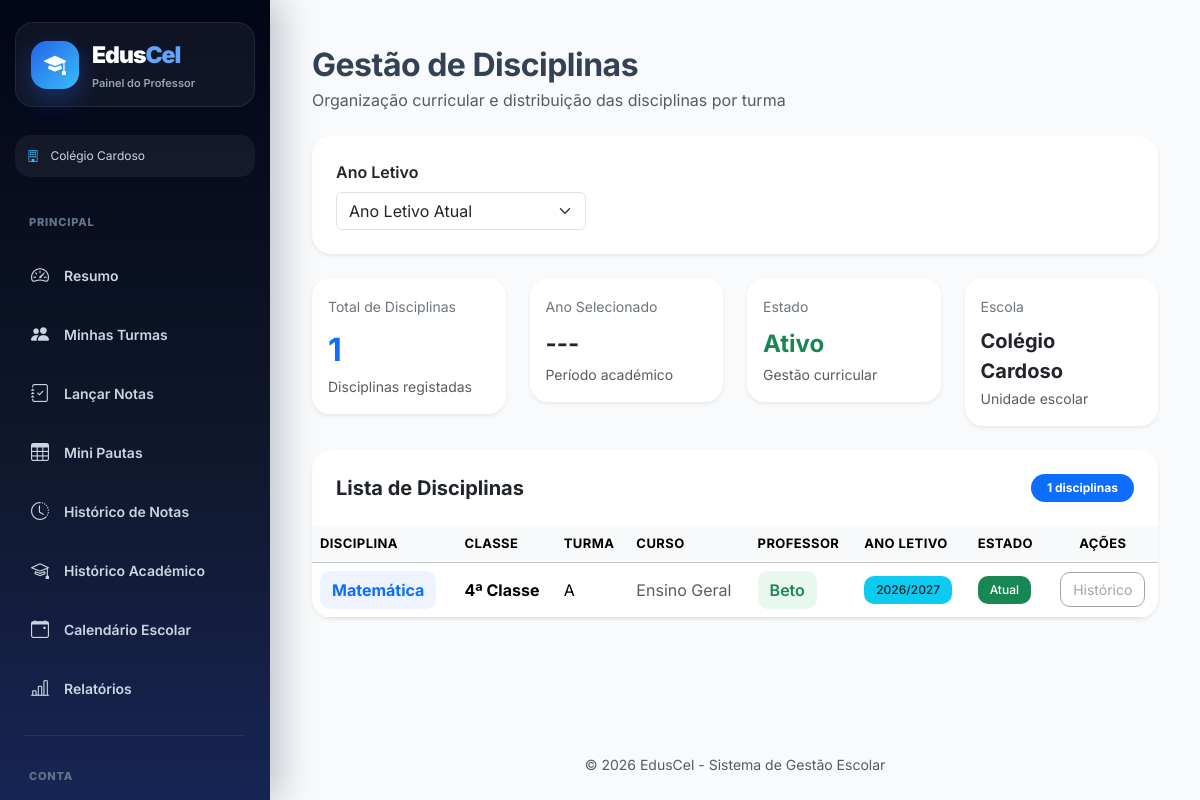
Page /disciplinas/ (signed in) on the committed database.
### users/models.py (models this page shows, shortened)
class User(AbstractUser):
    ROLE_CHOICES = (
        ("SUPERADMIN", "Super Admin"),
        ("DIRETOR", "Diretor"),
        ("DIRETOR_PEDAGOGICO", "Diretor Pedagógico"),
        ("PROFESSOR", "Professor"),
        ("ALUNO", "Aluno"),
        ("FINANCEIRO", "Financeiro"),
        ("SECRETARIA", "Secretaria"),
    )
    role = models.CharField(
        max_length=25,
        choices=ROLE_CHOICES,
        default="ALUNO",
        verbose_name="Perfil"
    )
    ativo = models.BooleanField(
        default=True,
        verbose_name="Ativo"
    )
    escola = models.ForeignKey(
        "academic.Escola",
        on_delete=models.CASCADE,
        null=True,
        blank=True,
        related_name="usuarios",
        verbose_name="Escola"
    )
    telefone = models.CharField(
        max_length=20,
        unique=True,
        null=True,
        blank=True,
        verbose_name="Telefone"
    )
    telefone_verificado = models.BooleanField(
        default=False,
        verbose_name="Telefone Verificado"
    )
    email_verificado = models.BooleanField(
        default=False,
        verbose_name="Email Verificado"
    )
    criado_em = models.DateTimeField(
        auto_now_add=True,
        verbose_name="Criado em"
    )
    tentativas_login = models.PositiveIntegerField(
        default=0
    )
    bloqueado_ate = models.DateTimeField(
        null=True,
        blank=True
    )
    otp_codigo = models.CharField(
        max_length=128,
        null=True,
        blank=True,
        verbose_name="OTP"
    )
    otp_expira_em = models.DateTimeField(
        null=True,
        blank=True,
        verbose_name="Expira em"
    )
    otp_tentativas = models.PositiveIntegerField(
        default=0,
        verbose_name="Tentativas OTP"
    )
    ultimo_envio_otp = models.DateTimeField(
        null=True,
        blank=True,
        verbose_name="Último envio OTP"
    )
    objects = UserManager()

### academic/models.py (models this page shows, shortened)
class Escola(models.Model):
    nome = models.CharField(
        "Nome da Escola",
        max_length=255
    )
    codigo = models.CharField(
        "Código da Escola",
        max_length=10,
        unique=True,
        blank=True,
        help_text="Código usado no login da escola"
    )
    logo = models.ImageField(
        upload_to='logos_escolas/',
        blank=True,
        null=True
    )
    endereco = models.CharField(
        "Endereço",
        max_length=255
    )
    provincia = models.CharField(
        "Província",
        max_length=100,
        blank=True,
        null=True
    )
    municipio = models.CharField(
        "Município",
        max_length=100,
        blank=True,
        null=True
    )
    telefone = models.CharField(
        "Telefone",
        max_length=20
    )
    nif = models.CharField(
        "NIF",
        max_length=14,
        blank=True,
        null=True,
        help_text="Número de Identificação Fiscal da escola"
    )
    email = models.EmailField(
        "Email da Escola",
        max_length=254,
        blank=True,
        null=True,
        help_text="Email oficial da escola"
    )
    plano = models.ForeignKey(
        "Plano",
        on_delete=models.SET_NULL,
        null=True,
        blank=True,
        related_name="escolas",
        verbose_name="Plano"
    )
    data_expiracao = models.DateField(
        "Data de Expiração do Plano",
        null=True,
        blank=True
    )
    ativo = models.BooleanField(
        "Ativo",
        default=True
    )
    criada_em = models.DateTimeField(
        "Criada em",
        auto_now_add=True
    )
    class Meta:
        verbose_name = "Escola"
        verbose_name_plural = "Escolas"
        ordering = ["nome"]

class Disciplina(models.Model):
    nome = models.CharField(max_length=90)
    turma = models.ForeignKey(
        Turma,
        on_delete=models.CASCADE,
        related_name="disciplinas"
    )
    professor = models.ForeignKey(
        settings.AUTH_USER_MODEL,
        on_delete=models.CASCADE,
        limit_choices_to={'role': 'PROFESSOR'},
        related_name="disciplinas",
        null=True,
        blank=True
    )
    escola = models.ForeignKey(
        Escola,
        on_delete=models.CASCADE,
        related_name="disciplinas"
    )
    criada_em = models.DateTimeField(auto_now_add=True)
    class Meta:
        unique_together = ('nome', 'turma', 'escola')
        ordering = ["nome"]

class Turma(models.Model):
    CLASSE_CHOICES = [
        ('0', 'Iniciação'),
        ('1', '1ª Classe'),
        ('2', '2ª Classe'),
        ('3', '3ª Classe'),
        ('4', '4ª Classe'),
        ('5', '5ª Classe'),
        ('6', '6ª Classe'),
        ('7', '7ª Classe'),
        ('8', '8ª Classe'),
        ('9', '9ª Classe'),
        ('10', '10ª Classe'),
        ('11', '11ª Classe'),
        ('12', '12ª Classe'),
        ('13', '13ª Classe'),
    ]
    TURNOS = [
        ('MANHA', 'Manhã'),
        ('TARDE', 'Tarde'),
        ('NOITE', 'Noite'),
    ]
    classe = models.CharField(
        max_length=10,
        choices=CLASSE_CHOICES,
        verbose_name="Classe"
    )
    curso = models.ForeignKey(
        'Curso',
        on_delete=models.SET_NULL,
        null=True,
        blank=True,
        related_name="turmas",
        verbose_name="Curso"
    )
    identificador = models.CharField(
        max_length=5,
        verbose_name="Identificador da Turma"
    )
    sala = models.CharField(
        max_length=20,
        null=True,
        blank=True,
        verbose_name="Sala"
    )
    turno = models.CharField(
        max_length=10,
        choices=TURNOS,
        default='MANHA',
        verbose_name='Turno'
    )
    ano_letivo = models.ForeignKey(
        'AnoLetivo',
        on_delete=models.CASCADE,
        related_name="turmas",
        verbose_name="Ano Letivo"
    )
    escola = models.ForeignKey(
        'Escola',
        on_delete=models.CASCADE,
        related_name="turmas",
        verbose_name="Escola"
    )
    professor = models.ForeignKey(
        settings.AUTH_USER_MODEL,
        on_delete=models.SET_NULL,
        related_name="turmas",
        limit_choices_to={"role": "PROFESSOR"},
        null=True,
        blank=True,
        verbose_name="Professor Responsável"
    )
    diretor_turma = models.ForeignKey(
        settings.AUTH_USER_MODEL,
        on_delete=models.SET_NULL,
        null=True,
        blank=True,
        limit_choices_to={
            "role": "PROFESSOR"
        },
        related_name="turmas_como_diretor",
        verbose_name="Diretor de Turma"
    )
    criada_em = models.DateTimeField(
        auto_now_add=True,
        verbose_name="Data de Criação"
    )
    class Meta:
        constraints = [
            models.UniqueConstraint(
                fields=[
                    'classe',
                    'identificador',
                    'turno',
                    'ano_letivo',
                    'escola',
                    'curso'
                ],
                name='unique_turma_por_curso'
            )
        ]
        verbose_name = "Turma"
        verbose_name_plural = "Turmas"

class AnoLetivo(models.Model):
    nome = models.CharField(max_length=20)  # Ex: 2025/2026
    ativo = models.BooleanField(default=True)
    escola = models.ForeignKey(
        "Escola",
        on_delete=models.CASCADE,
        related_name="anos_letivos"
    )
    def __str__(self):
        return self.nome

### core/views.py (the view)
# urls.py: path('disciplinas/', views.lista_disciplinas, name='disciplinas'),
@login_required
def lista_disciplinas(request):
    escola = get_escola(request)
    if not escola:
        return redirect('dashboard')
    user = request.user
    if user.role == "DIRETOR_PEDAGOGICO":
        base_template = "base_diretor_pedagogico.html"
    elif user.role == "DIRETOR":
        base_template = "base.html"
    elif user.role == "PROFESSOR":
        base_template = "base_professor.html"
    elif user.role == "SECRETARIA":
        base_template = "base_secretaria.html"
    else:
        base_template = "base.html"
    ano_ativo = AnoLetivo.objects.filter(
        escola=escola,
        ativo=True
    ).first()
    ano_id = request.GET.get("ano")
    if user.role in ["DIRETOR", "DIRETOR_PEDAGOGICO"]:
        disciplinas = Disciplina.objects.filter(
            escola=escola
        )
    elif user.role == "PROFESSOR":
        disciplinas = Disciplina.objects.filter(
            escola=escola,
            professor=user
        )
    else:
        return redirect("dashboard")
    if ano_id:
        disciplinas = disciplinas.filter(
            turma__ano_letivo_id=ano_id
        )
    else:
        disciplinas = disciplinas.filter(
            turma__ano_letivo=ano_ativo
        )
    anos = AnoLetivo.objects.filter(
        escola=escola
    ).order_by("-nome")
    return render(request, "disciplinas.html", {
        "disciplinas": disciplinas,
        "anos": anos,
        "ano_selecionado": ano_id,
        "ano_ativo": ano_ativo,
        "base_template": base_template,
    })

### core/templates/disciplinas.html (shortened to what this page needs)
{% extends base_template %}
{% block content %}
<div class="container-fluid py-3">
<div class="d-flex justify-content-between align-items-center mb-4">
<div class="page-header">
<h2 class="mb-1">
Gestão de Disciplinas
</h2>
<p class="text-muted mb-0">
Organização curricular e distribuição das disciplinas por turma
</p>
</div>
</div>
<div class="card card-premium shadow-sm mb-4">
<div class="card-body p-4">
<form method="GET">
<div class="row">
<div class="col-lg-4">
<label class="form-label fw-semibold">
Ano Letivo
</label>
<select
name="ano"
class="form-select"
onchange="this.form.submit()"
>
<option value="">
Ano Letivo Atual
</option>
</select>
</div>
</div>
</form>
</div>
</div>
<div class="row g-4 mb-4">
<div class="col-xl-3 col-md-6">
<div class="card stat-card shadow-sm">
<div class="card-body">
<span class="stat-label">
Total de Disciplinas
</span>
<div class="stat-number text-primary mt-2">
{{ disciplinas|length }}
</div>
<small class="text-muted">
Disciplinas registadas
</small>
</div>
</div>
</div>
<div class="col-xl-3 col-md-6">
<div class="card stat-card shadow-sm">
<div class="card-body">
<span class="stat-label">
Ano Selecionado
</span>
<div class="fw-bold fs-4 mt-2">
{% if ano_selecionado %}
{{ ano_selecionado.nome }}
{% else %}
---
{% endif %}
</div>
<small class="text-muted">
Período académico
</small>
</div>
</div>
</div>
<div class="col-xl-3 col-md-6">
<div class="card stat-card shadow-sm">
<div class="card-body">
<span class="stat-label">
Estado
</span>
<div class="fw-bold fs-4 mt-2 text-success">
Ativo
</div>
<small class="text-muted">
Gestão curricular
</small>
</div>
</div>
</div>
<div class="col-xl-3 col-md-6">
<div class="card stat-card shadow-sm">
<div class="card-body">
<span class="stat-label">
Escola
</span>
<div class="fw-bold fs-5 mt-2">
{{ request.user.escola.nome }}
</div>
<small class="text-muted">
Unidade escolar
</small>
</div>
</div>
</div>
</div>
<div class="card card-premium shadow-sm">
<div class="card-header bg-white border-0 p-4">
<div class="d-flex justify-content-between align-items-center">
<h5 class="fw-bold mb-0">
Lista de Disciplinas
</h5>
<span class="badge bg-primary rounded-pill px-3 py-2">
{{ disciplinas|length }} disciplinas
</span>
</div>
</div>
<div class="card-body p-0">
<div class="table-responsive">
<table class="table table-hover align-middle mb-0">
<thead class="table-light">
<tr>
<th>
Disciplina
</th>
<th>
Classe
</th>
<th>
Turma
</th>
<th>
Curso
</th>
<th>
Professor
</th>
<th>
Ano Letivo
</th>
<th>
Estado
</th>
<th class="text-center">
Ações
</th>
</tr>
</thead>
<tbody>
{% for disciplina in disciplinas %}
<tr>
<td>
<span class="disciplina-box">
{{ disciplina.nome }}
</span>
</td>
<td>
<strong>
{{ disciplina.turma.get_classe_display }}
</strong>
</td>
<td>
{{ disciplina.turma.identificador }}
</td>
<td>
{% if disciplina.turma.curso %}
<span class="badge bg-primary badge-soft">
{{ disciplina.turma.curso.nome }}
</span>
{% else %}
<span class="text-muted">
Ensino Geral
</span>
{% endif %}
</td>
<td>
{% if disciplina.professor %}
<span class="professor-box">
{{ disciplina.professor.get_full_name|default:disciplina.professor.username }}
</span>
{% else %}
<span class="badge bg-warning text-dark badge-soft">
Não atribuído
</span>
{% endif %}
</td>
<td>
<span class="badge bg-info text-dark badge-soft">
{{ disciplina.turma.ano_letivo }}
</span>
</td>
<td>
{% if disciplina.turma.ano_letivo.ativo %}
<span class="badge bg-success badge-soft">
Atual
</span>
{% else %}
<span class="badge bg-secondary badge-soft">
Histórico
</span>
{% endif %}
</td>
<td class="text-center">
<div class="d-flex justify-content-center gap-2">
{% if request.user.role == "DIRETOR_PEDAGOGICO" and disciplina.turma.ano_letivo.ativo %}
<a href="{% url 'editar_disciplina' disciplina.id %}"
class="btn btn-outline-warning btn-sm action-btn">
Editar
</a>
{% else %}
<button
class="btn btn-outline-secondary btn-sm action-btn"
disabled>
Histórico
</button>
{% endif %}
</div>
</td>
</tr>
{% endfor %}
</tbody>
</table>
</div>
</div>
</div>
</div>
{% endblock %}

### core/templates/base_professor.html (shortened to what this page needs)
<!DOCTYPE html>
<html lang="pt">
<head>
<link
href="https://cdn.jsdelivr.net/npm/bootstrap@5.3.3/dist/css/bootstrap.min.css"
rel="stylesheet">
<link
href="https://cdn.jsdelivr.net/npm/bootstrap-icons@1.11.3/font/bootstrap-icons.css"
rel="stylesheet">
</head>
<body>
<div class="wrapper">
<aside class="sidebar">
<div class="logo-box">
<div class="logo-icon">
<i class="bi bi-mortarboard-fill"></i>
</div>
<div>
<div class="logo-text">
Edus<span>Cel</span>
</div>
<span class="logo-subtitle">
Painel do Professor
</span>
</div>
</div>
<div class="school-mini">
<i class="bi bi-building"></i>
{% if request.user.escola %}
{{ request.user.escola.nome }}
{% else %}
Escola não associada
{% endif %}
</div>
<ul class="menu">
<li class="menu-title">
Principal
</li>
<li>
<a href="{% url 'dashboard_professor' %}"
class="menu-link
">
<i class="bi bi-speedometer2"></i>
Resumo
</a>
</li>
<li>
<a href="{% url 'minhas_turmas' %}"
class="menu-link
">
<i class="bi bi-people-fill"></i>
Minhas Turmas
</a>
</li>
<li>
<a href="{% url 'lancar_notas' %}"
class="menu-link
">
<i class="bi bi-journal-check"></i>
Lançar Notas
</a>
</li>
<li>
<a href="{% url 'mini_pautas' %}"
class="menu-link
">
<i class="bi bi-table"></i>
Mini Pautas
</a>
</li>
<li>
<a href="{% url 'historico_notas' %}"
class="menu-link
">
<i class="bi bi-clock-history"></i>
Histórico de Notas
</a>
</li>
<li>
<a href="{% url 'historico_professor' %}"
class="menu-link
">
<i class="bi bi-mortarboard"></i>
Histórico Académico
</a>
</li>
<li>
<a href="{% url 'calendario_professor' %}"
class="menu-link
">
<i class="bi bi-calendar-event"></i>
Calendário Escolar
</a>
</li>
<li>
<a href="{% url 'relatorios_professor' %}"
class="menu-link
">
<i class="bi bi-bar-chart-line"></i>
Relatórios
</a>
</li>
<div class="menu-divider"></div>
<li class="menu-title">
Conta
</li>
</ul>
</aside>
<div class="main">
<div class="content">
{% block content %}
{% endblock %}
</div>
<footer class="text-center py-4">
<span class="text-muted small">
© <span id="anoAtual"></span>
EdusCel - Sistema de Gestão Escolar
</span>
</footer>
</div>
</div>
</body>
</html>

### rows in the picture
User: user.escola.nome "Colégio Cardoso"
Disciplina: nome "Matemática", turma.classe "4ª Classe", turma.identificador "A", shows "Ensino Geral", professor.get_full_name "Beto", turma.ano_letivo "2026/2027", shows "Atual"

### other values in the picture
{{ disciplinas|length }} "1"
